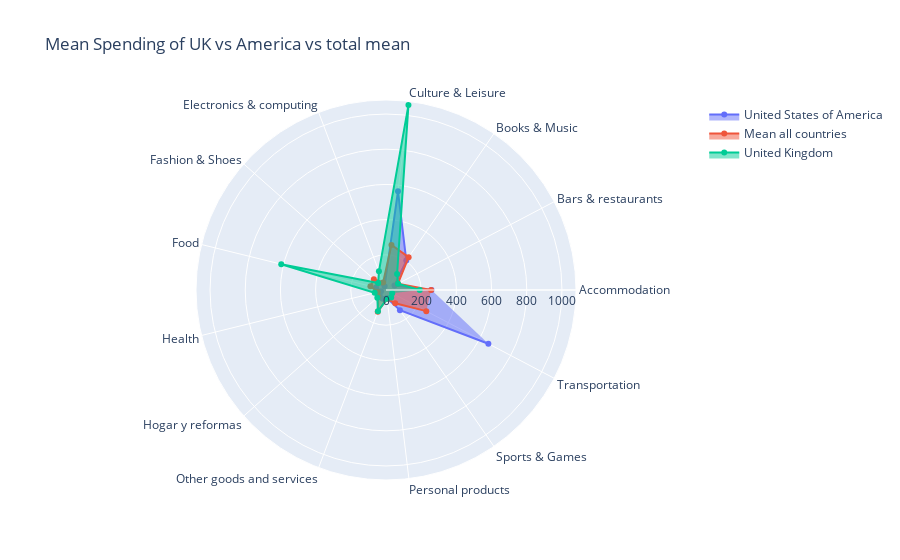

This figure's notebook cell:
### Code cell
import plotly.graph_objects as go

fig = go.Figure()

fig.add_trace(go.Scatterpolar(
      r=US_FR['US_mean_amount'],
      theta=US_FR['category'],
      fill='toself',
      name='United States of America'
))

#fig.add_trace(go.Scatterpolar(
#      r=US_FR['CN_mean_amount'],
#      theta=US_FR['category'],
#      fill='toself',
#      name='China'
#))

fig.add_trace(go.Scatterpolar(
      r=US_FR['total_mean_amount'],
      theta=US_FR['category'],
      fill='toself',
      name='Mean all countries'
))

fig.add_trace(go.Scatterpolar(
      r=US_FR['UK_mean_amount'],
      theta=US_FR['category'],
      fill='toself',
      name='United Kingdom'
))

fig = fig.update_layout(
    title='Mean Spending of UK vs America vs total mean')

fig.show()

### Figure 1 — Plotly figure (JSON) as saved in the notebook; plotly's stock layout.template omitted (floating-point values rounded to 4 significant figures)
{"data": [{"fill": "toself", "name": "United States of America", "r": [258.7, 54.68, 203, 565.4, 22.4, 59.68, 58.49, 29.16, 47.5, 53.33, 46.1, 139.3, 657.1], "theta": ["Accommodation", "Bars & restaurants", "Books & Music", "Culture & Leisure", "Electronics & computing", "Fashion & Shoes", "Food", "Health", "Hogar y reformas", "Other goods and services", "Personal products", "Sports & Games", "Transportation"], "type": "scatterpolar"}, {"fill": "toself", "name": "Mean all countries", "r": [256.4, 76.58, 226.4, 258.1, 46.24, 92.07, 91.23, 48.46, 58.9, 132.0, 50.91, 92.13, 258.6], "theta": ["Accommodation", "Bars & restaurants", "Books & Music", "Culture & Leisure", "Electronics & computing", "Fashion & Shoes", "Food", "Health", "Hogar y reformas", "Other goods and services", "Personal products", "Sports & Games", "Transportation"], "type": "scatterpolar"}, {"fill": "toself", "name": "United Kingdom", "r": [191.6, 77.13, 111, 1058.0, 113.2, 59.37, 613.3, 66.18, 66, 129.4, 50.67, 51.86, 39.79], "theta": ["Accommodation", "Bars & restaurants", "Books & Music", "Culture & Leisure", "Electronics & computing", "Fashion & Shoes", "Food", "Health", "Hogar y reformas", "Other goods and services", "Personal products", "Sports & Games", "Transportation"], "type": "scatterpolar"}], "layout": {"title": {"text": "Mean Spending of UK vs America vs total mean"}}}
